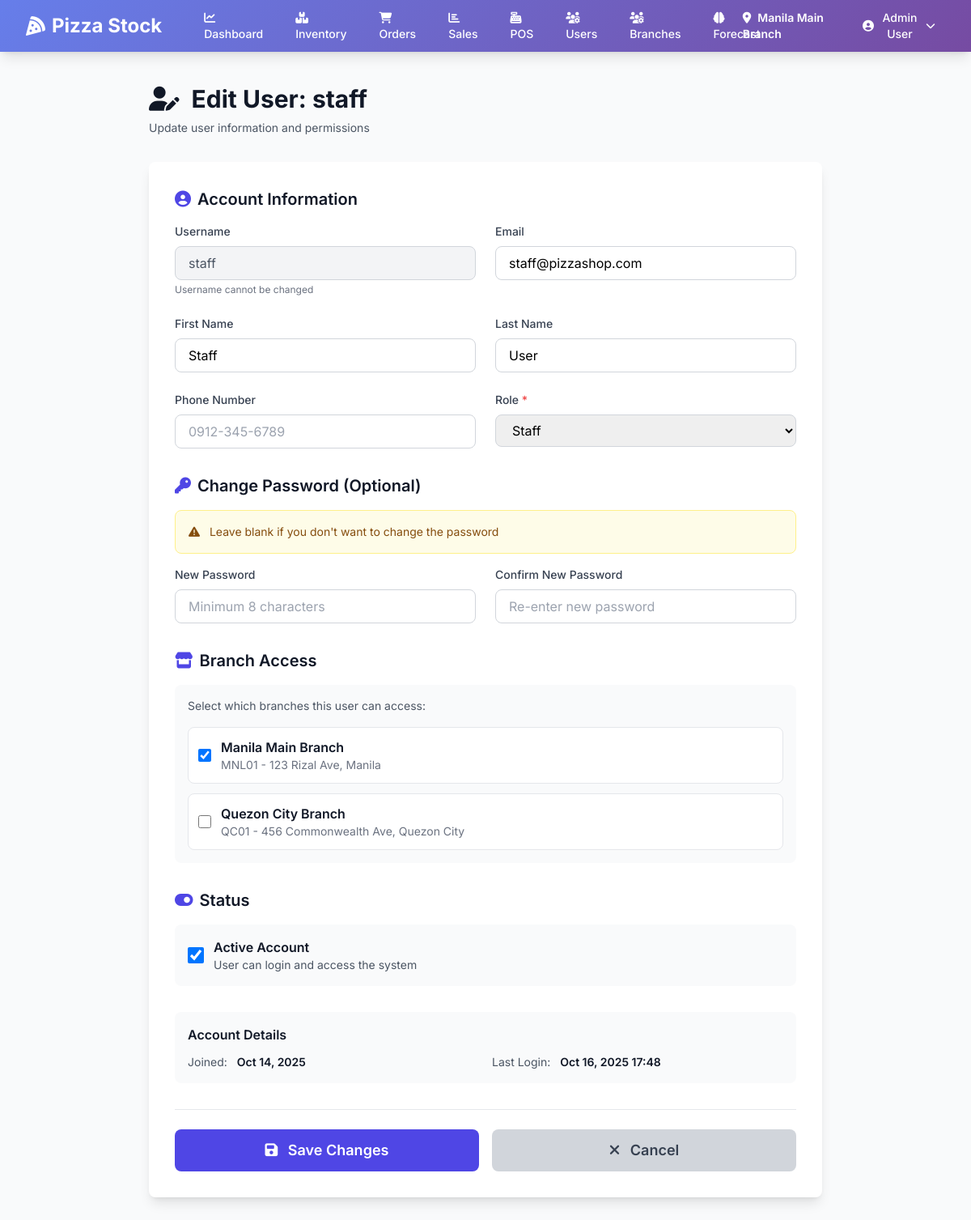
The app's page /users/edit/3/ (signed in) with its own data.
### inventory/models.py (models this page shows, shortened)
class Branch(models.Model):
    name = models.CharField(max_length=100)
    code = models.CharField(max_length=20, unique=True)
    address = models.TextField()
    phone = models.CharField(max_length=20)
    is_active = models.BooleanField(default=True)
    qr_code = models.ImageField(upload_to='qr_codes/', blank=True, null=True)
    created_at = models.DateTimeField(auto_now_add=True)
    class Meta:
        ordering = ['name']
        verbose_name_plural = 'Branches'

### users/models.py (models this page shows, shortened)
class User(AbstractUser):
    ROLE_CHOICES = [
        ('admin', 'Admin'),
        ('manager', 'Manager'),
        ('staff', 'Staff'),
    ]
    role = models.CharField(max_length=20, choices=ROLE_CHOICES, default='staff')
    phone = models.CharField(max_length=20, blank=True)
    branches = models.ManyToManyField('inventory.Branch', related_name='users', blank=True)
    created_at = models.DateTimeField(auto_now_add=True)
    updated_at = models.DateTimeField(auto_now=True)
    class Meta:
        ordering = ['-date_joined']
    def get_full_name(self):
        return f"{self.first_name} {self.last_name}".strip()
    def is_admin(self):
        return self.role == 'admin' or self.is_superuser
    def is_manager(self):
        return self.role in ['admin', 'manager'] or self.is_superuser
    def can_access_branch(self, branch):
        if self.is_admin():
            return True
        return self.branches.filter(id=branch.id).exists()

### users/views.py (the view, shortened to what this page needs)
# urls.py: path('edit/<int:user_id>/', views.user_edit, name='user_edit'),
@login_required
def user_edit(request, user_id):
    if not request.user.is_admin():
        messages.error(request, 'You do not have permission to edit users.')
        return redirect('reports:dashboard')
    user = get_object_or_404(User, id=user_id)
    branches = Branch.objects.filter(is_active=True)
    context = {
        'edit_user': user,
        'branches': branches,
    }
    return render(request, 'users/user_edit.html', context)

### templates/users/user_edit.html (shortened to what this page needs)
{% extends 'base.html' %}
{% block content %}
<div class="max-w-4xl mx-auto px-4 sm:px-6 lg:px-8">
    <div class="mb-8">
        <h1 class="text-3xl font-bold text-gray-900">
            <i class="fas fa-user-edit mr-2"></i>
            Edit User: {{ edit_user.username }}
        </h1>
        <p class="mt-2 text-sm text-gray-600">Update user information and permissions</p>
    </div>
    <div class="bg-white shadow-lg rounded-lg p-8">
        <form method="POST">
            <div class="mb-8">
                <h2 class="text-xl font-semibold text-gray-900 mb-4 flex items-center">
                    <i class="fas fa-user-circle mr-2 text-indigo-600"></i>
                    Account Information
                </h2>
                <div class="grid grid-cols-1 md:grid-cols-2 gap-6">
                    <div>
                        <label class="block text-sm font-medium text-gray-700 mb-2">
                            Username
                        </label>
                        <input type="text" value="{{ edit_user.username }}" disabled
                               class="w-full px-4 py-2 border border-gray-300 rounded-lg bg-gray-100 text-gray-600">
                        <p class="text-xs text-gray-500 mt-1">Username cannot be changed</p>
                    </div>
                    <div>
                        <label for="email" class="block text-sm font-medium text-gray-700 mb-2">
                            Email
                        </label>
                        <input type="email" name="email" id="email" value="{{ edit_user.email }}"
                               class="w-full px-4 py-2 border border-gray-300 rounded-lg focus:ring-2 focus:ring-indigo-500 focus:border-indigo-500"
                               placeholder="user@example.com">
                    </div>
                    <div>
                        <label for="first_name" class="block text-sm font-medium text-gray-700 mb-2">
                            First Name
                        </label>
                        <input type="text" name="first_name" id="first_name" value="{{ edit_user.first_name }}"
                               class="w-full px-4 py-2 border border-gray-300 rounded-lg focus:ring-2 focus:ring-indigo-500 focus:border-indigo-500"
                               placeholder="John">
                    </div>
                    <div>
                        <label for="last_name" class="block text-sm font-medium text-gray-700 mb-2">
                            Last Name
                        </label>
                        <input type="text" name="last_name" id="last_name" value="{{ edit_user.last_name }}"
                               class="w-full px-4 py-2 border border-gray-300 rounded-lg focus:ring-2 focus:ring-indigo-500 focus:border-indigo-500"
                               placeholder="Doe">
                    </div>
                    <div>
                        <label for="phone" class="block text-sm font-medium text-gray-700 mb-2">
                            Phone Number
                        </label>
                        <input type="tel" name="phone" id="phone" value="{{ edit_user.phone }}"
                               class="w-full px-4 py-2 border border-gray-300 rounded-lg focus:ring-2 focus:ring-indigo-500 focus:border-indigo-500"
                               placeholder="0912-345-6789">
                    </div>
                    <div>
                        <label for="role" class="block text-sm font-medium text-gray-700 mb-2">
                            Role <span class="text-red-500">*</span>
                        </label>
                        <select name="role" id="role" required
                                class="w-full px-4 py-2 border border-gray-300 rounded-lg focus:ring-2 focus:ring-indigo-500 focus:border-indigo-500">
                            <option value="staff" {% if edit_user.role == 'staff' %}selected{% endif %}>Staff</option>
                        </select>
                    </div>
                </div>
            </div>
            <div class="mb-8">
                <h2 class="text-xl font-semibold text-gray-900 mb-4 flex items-center">
                    <i class="fas fa-key mr-2 text-indigo-600"></i>
                    Change Password (Optional)
                </h2>
                <div class="bg-yellow-50 border border-yellow-200 rounded-lg p-4 mb-4">
                    <p class="text-sm text-yellow-800">
                        <i class="fas fa-exclamation-triangle mr-2"></i>
                        Leave blank if you don't want to change the password
                    </p>
                </div>
                <div class="grid grid-cols-1 md:grid-cols-2 gap-6">
                    <div>
                        <label for="new_password" class="block text-sm font-medium text-gray-700 mb-2">
                            New Password
                        </label>
                        <input type="password" name="new_password" id="new_password" minlength="8"
                               class="w-full px-4 py-2 border border-gray-300 rounded-lg focus:ring-2 focus:ring-indigo-500 focus:border-indigo-500"
                               placeholder="Minimum 8 characters">
                    </div>
                    <div>
                        <label for="password_confirm" class="block text-sm font-medium text-gray-700 mb-2">
                            Confirm New Password
                        </label>
                        <input type="password" name="password_confirm" id="password_confirm" minlength="8"
                               class="w-full px-4 py-2 border border-gray-300 rounded-lg focus:ring-2 focus:ring-indigo-500 focus:border-indigo-500"
                               placeholder="Re-enter new password">
                    </div>
                </div>
            </div>
            <div class="mb-8">
                <h2 class="text-xl font-semibold text-gray-900 mb-4 flex items-center">
                    <i class="fas fa-store mr-2 text-indigo-600"></i>
                    Branch Access
                </h2>
                <div class="bg-gray-50 rounded-lg p-4">
                    <p class="text-sm text-gray-600 mb-4">Select which branches this user can access:</p>
                    <div class="space-y-3">
                        {% for branch in branches %}
                        <label class="flex items-center p-3 bg-white border border-gray-200 rounded-lg hover:border-indigo-500 cursor-pointer transition">
                            <input type="checkbox" name="branches" value="{{ branch.id }}"
                                   {% if branch in edit_user.branches.all %}checked{% endif %}
                                   class="w-4 h-4 text-indigo-600 border-gray-300 rounded focus:ring-indigo-500">
                            <div class="ml-3 flex-1">
                                <p class="font-semibold text-gray-900">{{ branch.name }}</p>
                                <p class="text-sm text-gray-500">{{ branch.code }} - {{ branch.address }}</p>
                            </div>
                        </label>
                        {% endfor %}
                    </div>
                </div>
            </div>
            <div class="mb-8">
                <h2 class="text-xl font-semibold text-gray-900 mb-4 flex items-center">
                    <i class="fas fa-toggle-on mr-2 text-indigo-600"></i>
                    Status
                </h2>
                <label class="flex items-center p-4 bg-gray-50 rounded-lg cursor-pointer">
                    <input type="checkbox" name="is_active" {% if edit_user.is_active %}checked{% endif %}
                           class="w-5 h-5 text-indigo-600 border-gray-300 rounded focus:ring-indigo-500">
                    <div class="ml-3">
                        <p class="font-semibold text-gray-900">Active Account</p>
                        <p class="text-sm text-gray-600">User can login and access the system</p>
                    </div>
                </label>
            </div>
            <div class="mb-8 bg-gray-50 rounded-lg p-4">
                <h3 class="font-semibold text-gray-900 mb-3">Account Details</h3>
                <div class="grid grid-cols-2 gap-4 text-sm">
                    <div>
                        <span class="text-gray-600">Joined:</span>
                        <span class="font-semibold text-gray-900 ml-2">{{ edit_user.date_joined|date:"M d, Y" }}</span>
                    </div>
                    <div>
                        <span class="text-gray-600">Last Login:</span>
                        <span class="font-semibold text-gray-900 ml-2">
                            {% if edit_user.last_login %}
                            {{ edit_user.last_login|date:"M d, Y H:i" }}
                            {% else %}
                            Never
                            {% endif %}
                        </span>
                    </div>
                </div>
            </div>
            <div class="flex space-x-4 pt-6 border-t">
                <button type="submit"
                        class="flex-1 bg-indigo-600 text-white py-3 rounded-lg hover:bg-indigo-700 font-semibold text-lg transition">
                    <i class="fas fa-save mr-2"></i>
                    Save Changes
                </button>
                <a href="{% url 'users:user_list' %}"
                   class="flex-1 bg-gray-300 text-gray-700 py-3 rounded-lg hover:bg-gray-400 font-semibold text-lg text-center transition">
                    <i class="fas fa-times mr-2"></i>
                    Cancel
                </a>
            </div>
        </form>
    </div>
</div>
{% endblock %}

### templates/base.html (shortened to what this page needs)
<!DOCTYPE html>
<html lang="en" class="h-full bg-gray-50">
  <head>
    <script src="https://cdn.tailwindcss.com"></script>
    <link
      rel="stylesheet"
      href="https://cdnjs.cloudflare.com/ajax/libs/font-awesome/6.4.0/css/all.min.css"
    />
  </head>
  <body class="h-full">
    <div class="min-h-full">
      {% if user.is_authenticated %}
      <nav class="gradient-bg shadow-lg">
        <div class="mx-auto max-w-7xl px-4 sm:px-6 lg:px-8">
          <div class="flex h-16 justify-between items-center">
            <div class="flex items-center">
              <div class="flex-shrink-0">
                <h1 class="text-2xl font-bold text-white flex items-center">
                  <i class="fas fa-pizza-slice mr-2"></i>
                  Pizza Stock
                </h1>
              </div>
              <div class="hidden md:block ml-10">
                <div class="flex space-x-4">
                  <a
                    href="{% url 'reports:dashboard' %}"
                    class="text-white hover:bg-white hover:bg-opacity-20 px-3 py-2 rounded-md text-sm font-medium transition"
                  >
                    <i class="fas fa-chart-line mr-1"></i> Dashboard
                  </a>
                  <a
                    href="{% url 'inventory:dashboard' %}"
                    class="text-white hover:bg-white hover:bg-opacity-20 px-3 py-2 rounded-md text-sm font-medium transition"
                  >
                    <i class="fas fa-boxes mr-1"></i> Inventory
                  </a>
                  <a
                    href="{% url 'orders:dashboard' %}"
                    class="text-white hover:bg-white hover:bg-opacity-20 px-3 py-2 rounded-md text-sm font-medium transition"
                  >
                    <i class="fas fa-shopping-cart mr-1"></i> Orders
                  </a>
                  <a
                    href="{% url 'sales:dashboard' %}"
                    class="text-white hover:bg-white hover:bg-opacity-20 px-3 py-2 rounded-md text-sm font-medium transition"
                  >
                    <i class="fas fa-chart-bar mr-1"></i> Sales
                  </a>
                  <a
                    href="{% url 'sales:pos_dashboard' %}"
                    class="text-white hover:bg-white hover:bg-opacity-20 px-3 py-2 rounded-md text-sm font-medium transition"
                  >
                    <i class="fas fa-cash-register mr-1"></i> POS
                  </a>
                  {% if user.is_admin %}
                  <a
                    href="{% url 'users:user_list' %}"
                    class="text-white hover:bg-white hover:bg-opacity-20 px-3 py-2 rounded-md text-sm font-medium transition"
                  >
                    <i class="fas fa-users-cog mr-1"></i> Users
                  </a>
                  <a
                    href="{% url 'branches:list' %}"
                    class="text-white hover:bg-white hover:bg-opacity-20 px-3 py-2 rounded-md text-sm font-medium transition"
                  >
                    <i class="fas fa-users-cog mr-1"></i> Branches
                  </a>
                  {% endif %} {% if user.is_manager %}
                  <a
                    href="{% url 'forecast:dashboard' %}"
                    class="text-white hover:bg-white hover:bg-opacity-20 px-3 py-2 rounded-md text-sm font-medium transition"
                  >
                    <i class="fas fa-brain mr-1"></i> Forecast
                  </a>
                  {% endif %}
                </div>
              </div>
            </div>
            <div class="flex items-center space-x-4">
              {% if request.current_branch %}
              <div class="text-white text-sm">
                <i class="fas fa-map-marker-alt mr-1"></i>
                <span class="font-semibold"
                  >{{ request.current_branch.name }}</span
                >
              </div>
              {% endif %}
              <div class="relative">
                <button
                  onclick="toggleDropdown()"
                  class="flex items-center text-white hover:bg-white hover:bg-opacity-20 px-3 py-2 rounded-md text-sm font-medium transition"
                >
                  <i class="fas fa-user-circle mr-2"></i>
                  {{ user.get_full_name|default:user.username }}
                  <i class="fas fa-chevron-down ml-2 text-xs"></i>
                </button>
              </div>
            </div>
          </div>
        </div>
      </nav>
      {% endif %}
      <main class="py-10">{% block content %}{% endblock %}</main>
    </div>
  </body>
</html>

### templates/base.html (style rules this page uses)
body { font-family: "Inter", sans-serif; }
.gradient-bg { background: linear-gradient(135deg, #667eea 0%, #764ba2 100%); }

### records on screen
Branch: current_branch.name "Manila Main Branch", branches "☑", name "Manila Main Branch", code "MNL01", address "123 Rizal Ave, Manila"
User: get_full_name "Admin User"
User: username "staff", email "staff@pizzashop.com", first_name "Staff", last_name "User", role "Staff", is_active "☑", date_joined "Oct 14, 2025", last_login "Oct 16, 2025 17:48"
Branch: name "Quezon City Branch", code "QC01", address "456 Commonwealth Ave, Quezon City"
